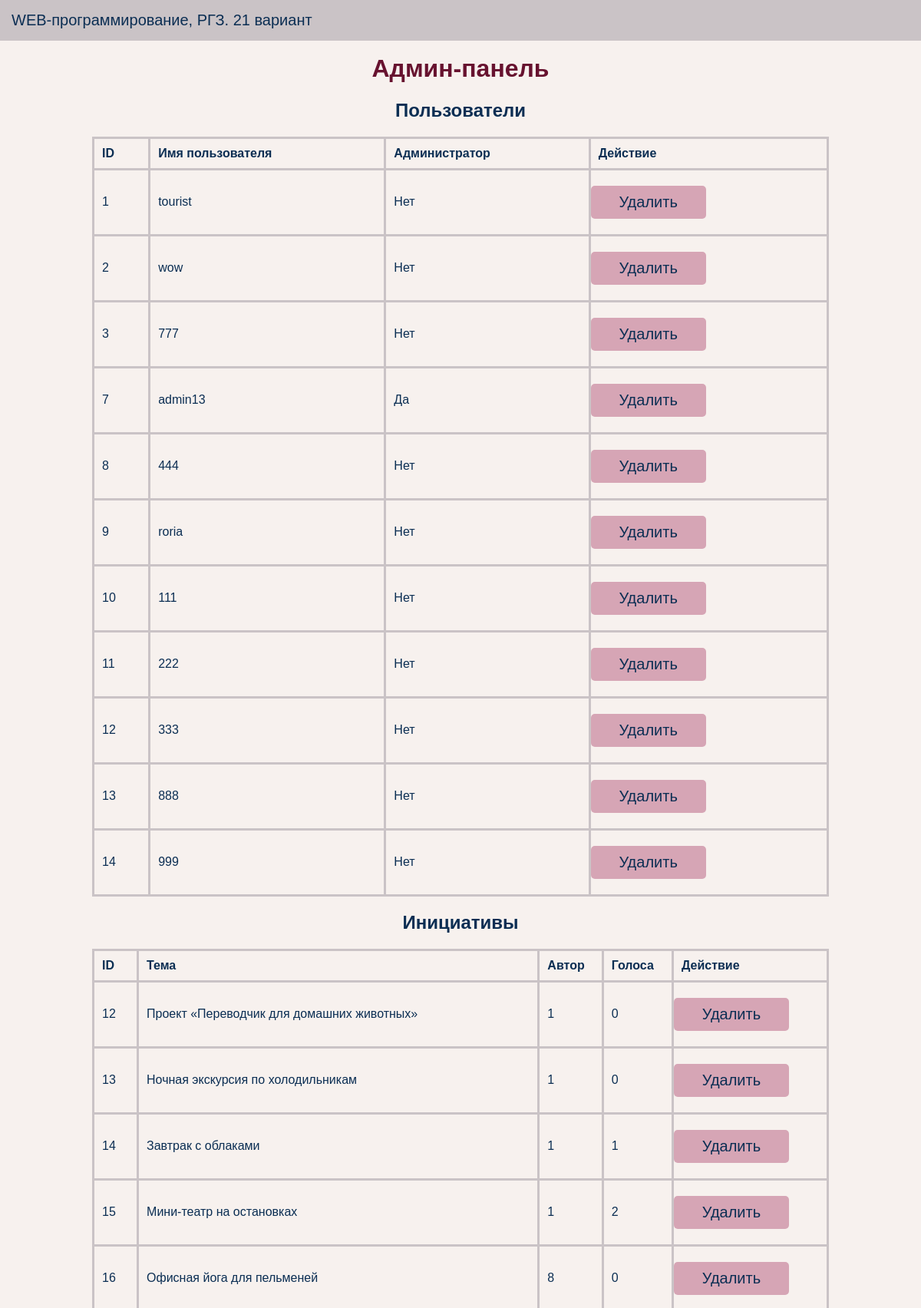
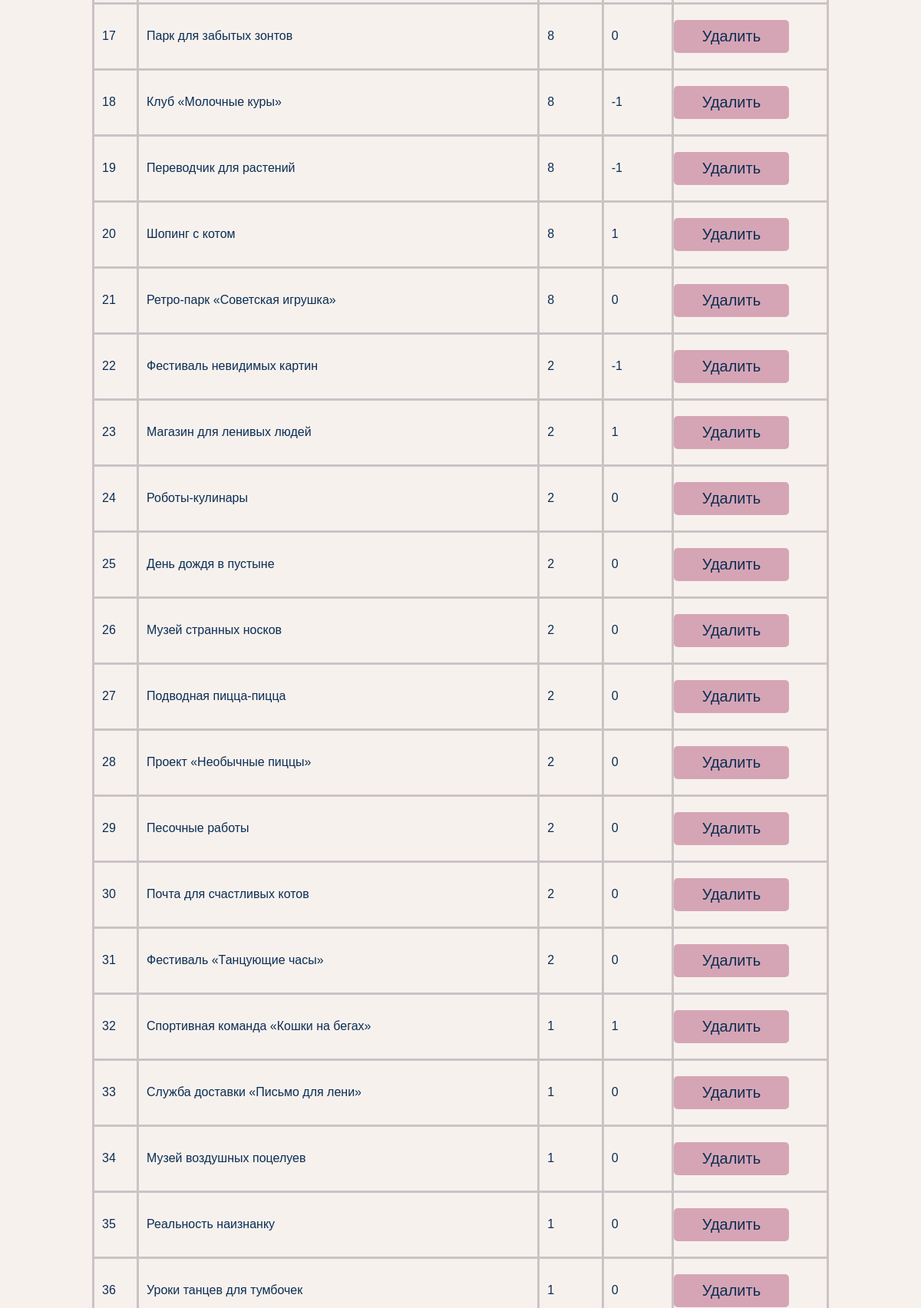
The page /admin (signed in, upper part) on the database its author committed (2 pictures, top to bottom).
### tables this page shows
CREATE TABLE users (
            id INTEGER PRIMARY KEY AUTOINCREMENT,
            username TEXT NOT NULL UNIQUE,
            password TEXT NOT NULL,
            is_admin INTEGER DEFAULT 0
        );

CREATE TABLE initiatives (
            id INTEGER PRIMARY KEY AUTOINCREMENT,
            title TEXT NOT NULL,
            content TEXT NOT NULL,
            created_at DATETIME DEFAULT CURRENT_TIMESTAMP,
            author_id INTEGER,
            votes INTEGER DEFAULT 0,
            FOREIGN KEY(author_id) REFERENCES users(id)
        );

### app.py (the view, shortened to what this page needs)
@app.route('/admin', methods=['GET', 'POST'])
def admin_panel():
    if not session.get('is_admin'):
        flash('Доступ запрещен.', 'danger')
        return redirect(url_for('index'))
    with get_db() as db:
        users = db.execute('SELECT * FROM users').fetchall()
        initiatives = db.execute('SELECT * FROM initiatives').fetchall()
    return render_template('admin_panel.html', users=users, initiatives=initiatives)

### app.py (called while the page is built)
def get_db():
    conn = sqlite3.connect(DATABASE)
    conn.row_factory = sqlite3.Row
    return conn

### templates/admin_panel.html (shortened to what this page needs)
{% extends 'base.html' %}
{% block main %}
<h1>Админ-панель</h1>
<h2>Пользователи</h2>
<table border="1">
    <thead>
        <tr>
            <th>ID</th>
            <th>Имя пользователя</th>
            <th>Администратор</th>
            <th>Действие</th>
        </tr>
    </thead>
    <tbody>
        {% for user in users %}
        <tr>
            <td>{{ user['id'] }}</td>
            <td>{{ user['username'] }}</td>
            <td>{{ 'Да' if user['is_admin'] else 'Нет' }}</td>
            <td>
                <form method="POST" action="{{ url_for('admin_panel') }}" style="width:150px">
                    <button type="submit" class="button">Удалить</button>
                </form>
            </td>
        </tr>
        {% endfor %}
    </tbody>
</table>
<h2>Инициативы</h2>
<table border="1">
    <thead>
        <tr>
            <th>ID</th>
            <th>Тема</th>
            <th>Автор</th>
            <th>Голоса</th>
            <th>Действие</th>
        </tr>
    </thead>
    <tbody>
        {% for initiative in initiatives %}
        <tr>
            <td>{{ initiative['id'] }}</td>
            <td>{{ initiative['title'] }}</td>
            <td>{{ initiative['author_id'] }}</td>
            <td>{{ initiative['votes'] }}</td>
            <td>
                <form method="POST" action="{{ url_for('admin_panel') }}" style="width:150px">
                    <button type="submit" class="button">Удалить</button>
                </form>
            </td>
        </tr>
        {% endfor %}
    </tbody>
</table>
{% endblock %}

### static/main.css (style rules this page uses)
body { font-family: Arial, sans-serif; margin: 0; padding: 0; background-color: #f7f1ee; }
h1, h2 { text-align: center; }
h1 { color: #67122f; }
.form input, form textarea, form button { display: block; width: 100%; margin-bottom: 10px; }
table { width: 80%; margin: 20px auto; border-collapse: collapse; }
table, th, td { border: 3px solid #cac3c6; }
th, td { padding: 10px; text-align: left; }
button { display: block; padding: 10px 20px; background-color: #d6a5b5; color:#0b2e53; text-align: center; text-decoration: none; font-size: 20px; border-radius: 5px; border: none; float: right; margin: 10px; cursor: pointer; }

### rows shown on the page
users: id "1", username "tourist", is_admin "Нет"
users: id "2", username "wow", is_admin "Нет"
users: id "3", username "777", is_admin "Нет"
users: id "7", username "admin13", is_admin "Да"
users: id "8", username "444", is_admin "Нет"
users: id "9", username "roria", is_admin "Нет"
users: id "10", username "111", is_admin "Нет"
users: id "11", username "222", is_admin "Нет"
users: id "12", username "333", is_admin "Нет"
users: id "13", username "888", is_admin "Нет"
users: id "14", username "999", is_admin "Нет"
initiatives: id "12", title "Проект «Переводчик для домашних животных»", author_id "1", votes "0"
initiatives: id "13", title "Ночная экскурсия по холодильникам", author_id "1", votes "0"
initiatives: id "14", title "Завтрак с облаками", author_id "1", votes "1"
initiatives: id "15", title "Мини-театр на остановках", author_id "1", votes "2"
initiatives: id "16", title "Офисная йога для пельменей", author_id "8", votes "0"
initiatives: id "17", title "Парк для забытых зонтов", author_id "8", votes "0"
initiatives: id "18", title "Клуб «Молочные куры»", author_id "8", votes "-1"
initiatives: id "19", title "Переводчик для растений", author_id "8", votes "-1"
initiatives: id "20", title "Шопинг с котом", author_id "8", votes "1"
initiatives: id "21", title "Ретро-парк «Советская игрушка»", author_id "8", votes "0"
initiatives: id "22", title "Фестиваль невидимых картин", author_id "2", votes "-1"
initiatives: id "23", title "Магазин для ленивых людей", author_id "2", votes "1"
initiatives: id "24", title "Роботы-кулинары", author_id "2", votes "0"
initiatives: id "25", title "День дождя в пустыне", author_id "2", votes "0"
initiatives: id "26", title "Музей странных носков", author_id "2", votes "0"
initiatives: id "27", title "Подводная пицца-пицца", author_id "2", votes "0"
initiatives: id "28", title "Проект «Необычные пиццы»", author_id "2", votes "0"
initiatives: id "29", title "Песочные работы", author_id "2", votes "0"
initiatives: id "30", title "Почта для счастливых котов", author_id "2", votes "0"
initiatives: id "31", title "Фестиваль «Танцующие часы»", author_id "2", votes "0"
initiatives: id "32", title "Спортивная команда «Кошки на бегах»", author_id "1", votes "1"
initiatives: id "33", title "Служба доставки «Письмо для лени»", author_id "1", votes "0"
initiatives: id "34", title "Музей воздушных поцелуев", author_id "1", votes "0"
initiatives: id "35", title "Реальность наизнанку", author_id "1", votes "0"
initiatives: id "36", title "Уроки танцев для тумбочек", author_id "1", votes "0"
